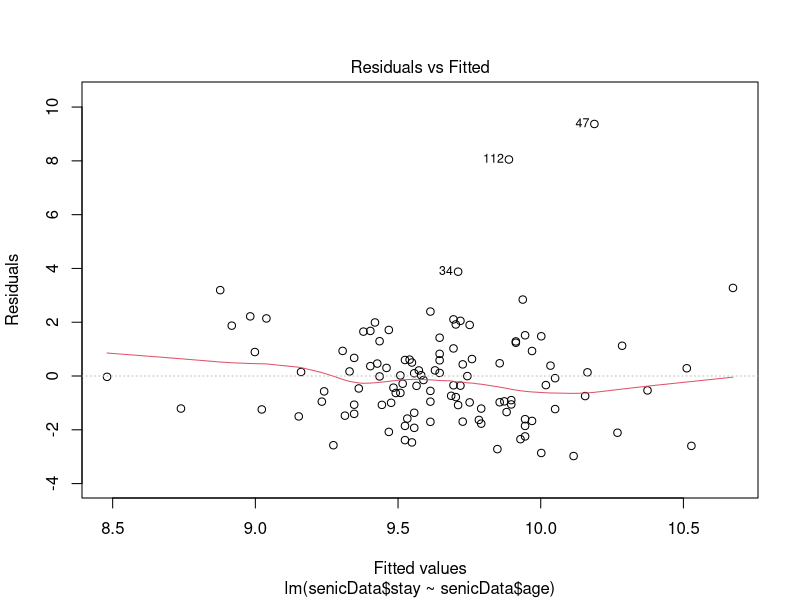
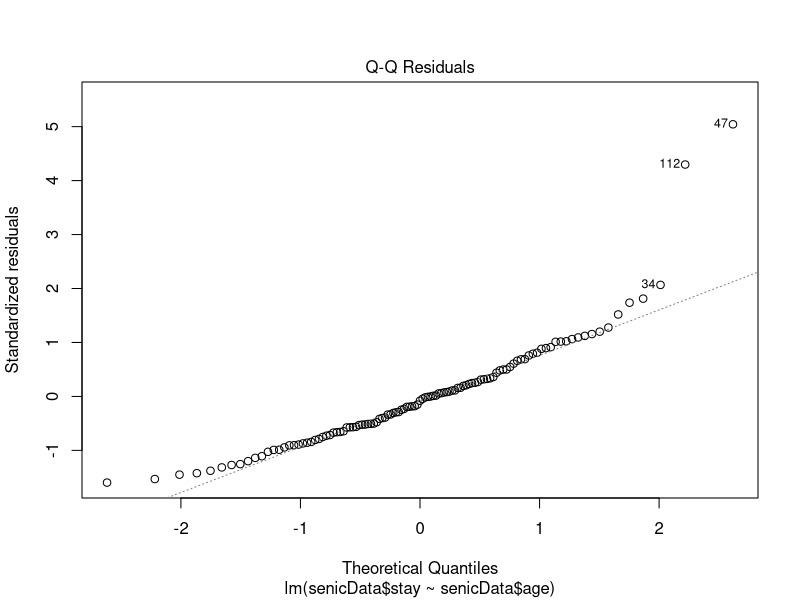
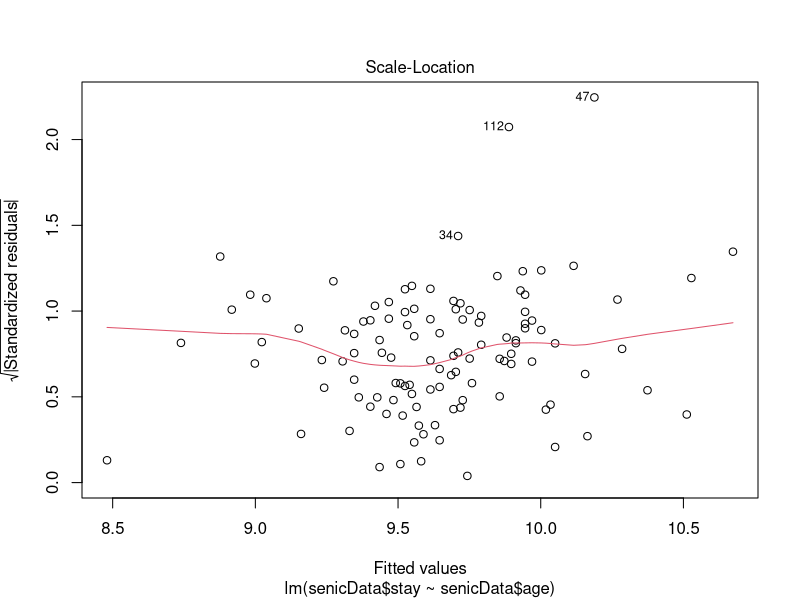
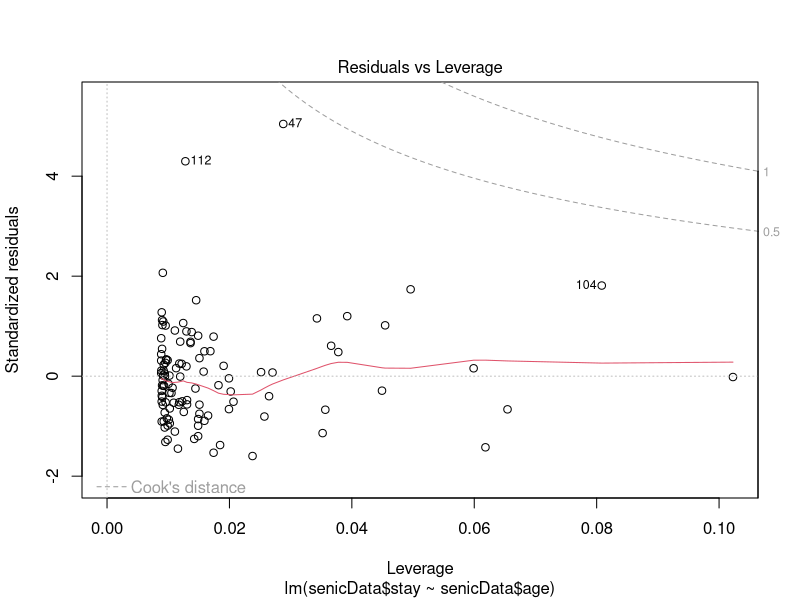
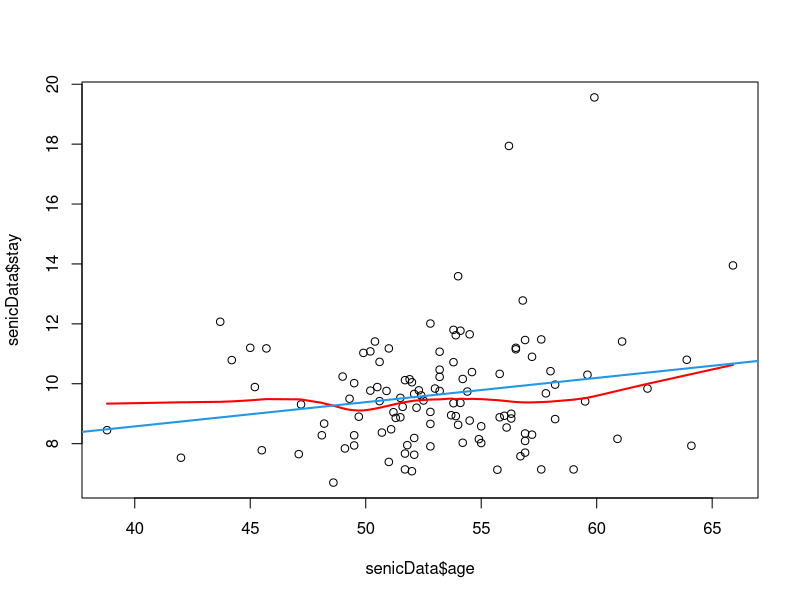
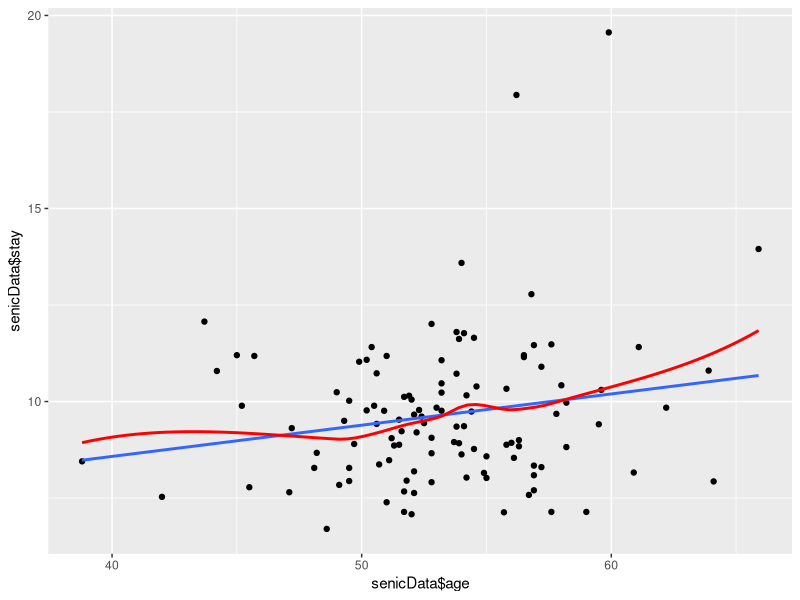
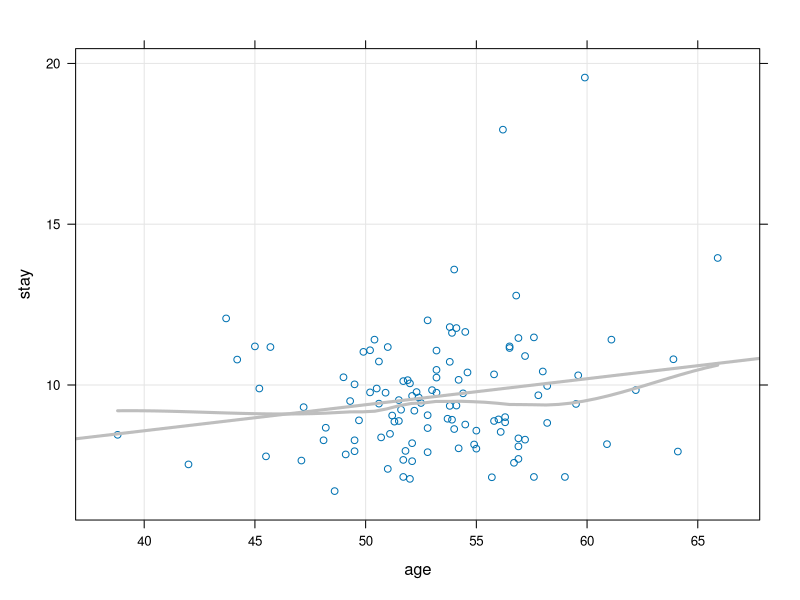
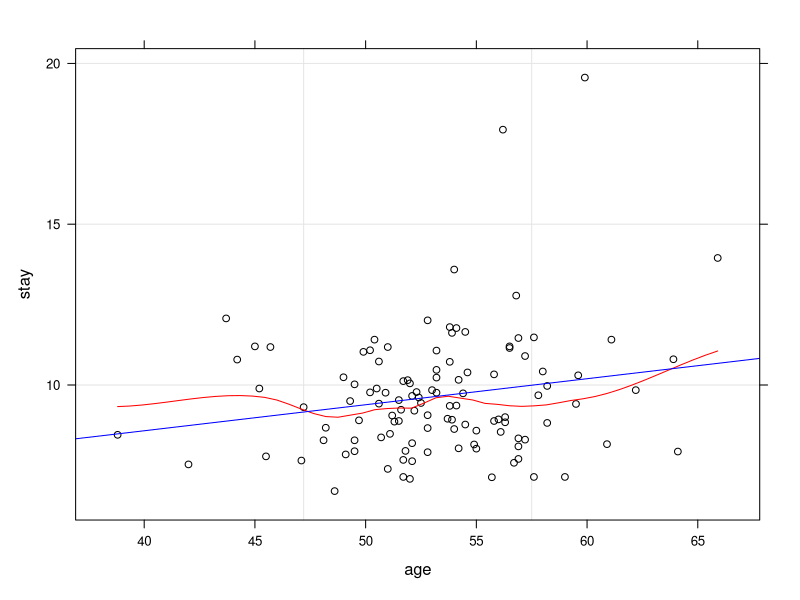

Recreate these plots in R, in order.
###################################################################################""
# PLOTTING IN R -> THE 10 STEPS TO GGPLOT!
###################################################################################""
#
#Stijn Van Hoey
#
#
# thanks to http://chrisladroue.com/extra/ggplot2Intro/introductionGGplot2/
# and other internet sources...
###################################################################################""

setwd(dir='~/githubs/personal_scripts_for_the_road/plots/')

#A priori, get some data and make some a factor
senicData = read.table("./senic.dat", header = T, sep = "")
senicData$region <- as.factor(senicData$region)
senicData$school <- as.factor(senicData$school)

#---------------------------------------------------------------------------
# 1. Default plotting is easy and available for a lot of functions, eg. lm
#---------------------------------------------------------------------------
model1 <- lm(senicData$stay ~ senicData$age)
plot(model1)

#-> graphics package (core R)

# plot of the fit
plot(x = senicData$age , y = senicData$stay)
lines(lowess(senicData$stay ~ senicData$age), lwd = 2, col = "red")
abline(lsfit(senicData$age , senicData$stay), lwd=2, col = 4)

#---------------------------------------------------------------------------
# 2. However, ggplot brings something 'sleek' stuff
#---------------------------------------------------------------------------
library("ggplot2")
qplot(senicData$age, senicData$stay) +
  geom_smooth(method="lm",se=FALSE) +
  geom_smooth(method="loess", color="red", se=FALSE)

#---------------------------------------------------------------------------
# 3. Uhm, I heard of "lattice" package?!?
#---------------------------------------------------------------------------
library("lattice")
xyplot(stay~age, senicData,
       grid = TRUE,
       type = c("p", "r", "smooth"),
       auto.key=list(lines=TRUE), lwd = 3,
       col.line = "grey")

#pfff... same color.. not quick enough understandable solution found;
xyplot(stay~age, senicData,# subset=-12,
       panel = function(x, y) {
         panel.grid(h = -1, v = 2) # -1 align horiz grid to ticks, 2 indicates 2 vertical lines
         panel.xyplot(x, y, col='black')
         panel.loess(x, y, span=0.5, col='red')  # Span is the loess smoothness parameter, default 2/3
         panel.lmline(x, y, col='blue')  # Adds a least squares line
       } )
#looks like nested-mathematica-stuff?!??

#---------------------------------------------------------------------------
# 4. doing + for putting something extra is more intuitive -> ggplot2!
#---------------------------------------------------------------------------
qplot(senicData$age, senicData$stay) +
  geom_smooth(method="lm", se=FALSE) +
  geom_smooth(method="loess", se=FALSE, col = "red") +
  xlab("Age of patient (years)") +
  ylab("Duration of stay (days)") +
  ggtitle("Duration in function of age")

#...except of legends; however you have to get the aes-idea (just in a minute!)
qplot(senicData$age, senicData$stay) +
  geom_smooth(aes(colour="linear fit"), method="lm", se=FALSE) +
  geom_smooth(aes(colour="loess fit"), method="loess", se=FALSE) +
  xlab("Age of patient (years)") +
  ylab("Duration of stay (days)") +
  ggtitle("Duration in function of age") +
  scale_colour_discrete("")

#http://www.noamross.net/blog/2012/10/5/ggplot-introduction.html

#---------------------------------------------------------------------------
# 5. #REMEMBER : Lattice is great in multivariate plotting options!
#---------------------------------------------------------------------------
xyplot(stay~age | region, senicData,
       group = region,
       grid = TRUE,  type = c("p", "smooth"))
#or regression
xyplot(stay~age | region, senicData,
       group = region,
       grid = TRUE,  type = c("p", "r"))
xyplot(stay~age, senicData,
       grid = TRUE,
       group = region, auto.key = list(columns = nlevels(senicData$region)),
       type = c("p", "smooth"), lwd = 3)

#---------------------------------------------------------------------------
# 5. However, ggplot can do that too!
#---------------------------------------------------------------------------
ggplot(senicData, aes(x = age, y = stay, shape = region, color = beds)) + geom_point(size = 5)

# 2 FACTORS CREATED... split it:
ggplot(senicData, aes(x = age, y = stay)) +
  geom_point(size = 2) +
  geom_smooth(method="lm") +
  facet_grid(~region)


ggplot(senicData, aes(x = age, y = stay)) +
         geom_point(size = 2) +
         facet_grid(region~school)

# 2 FACTORS CREATED... regressions, just +...
ggplot(senicData, aes(x = age, y = stay)) +
  geom_point(size = 2) +
  facet_grid(~region) +
  stat_smooth(method = "lm", se = TRUE) +
  scale_y_log10() +
  theme_bw()

#---------------------------------------------------------------------------
# 6. you just used qplot and ggplot...?!? -> OK, some theory!
#---------------------------------------------------------------------------

# The basic concept of a ggplot2 graphic in R is that you combine different elements into layers.

# qplot vs ggplot => qplot is 'quick-plot'; ggplot more generic
# run: ggplot(senicData, aes(x = age, y = stay))
#=> no layers... points need to be added as layer (geom_point)
#and:
qplot(age, data=senicData, geom="histogram")
#vs
ggplot(data=senicData) + geom_histogram(aes(x=age))

#checking ggplot command, we see:

# DATA
#   * The data that you want to plot: For ggplot(), this must be a data frame; eg senicData
#   * A mapping from the data to your plot: This usually is as simple as telling ggplot()
#     what goes on the x-axis and what goes on the y-axis; eg aes(x = age, y = stay);
#     this can be added to the ggplot-object, but also to a specific layer
# LAYERS
#   * A geometric object, or geom in ggplot terminology: The geom defines the overall look of
#     the layer (for example, whether the plot is made up of bars, points, or lines); eg geom_point
#   * A statistical summary, called a stat in ggplot: This describes how you want the data to be
#     summarized (for example, binning for histograms, or smoothing to draw regression lines); stat_smooth
# => if data and aes() in ggplot object, geom_XXX just referring to this data and aes; but can also be specified in layer!
# FACETS
#   * facet_grid
#   * facet_wrap
# SCALES
#   * eg. scale_y_log10()
# THEMES
#   * color scheme to use (white, theme_bw() , or grey, theme_grey(), or...)
# OTHER OPTIONS
#   * eg xlab("..."), ggtitle("..")

#---------------------------------------------------------------------------
# 7. Some initial learning curve details
#---------------------------------------------------------------------------
# A. aesthetics etc...
#-----------------------
#assigning <> setting!! => check following difference
ggplot(data=senicData) + geom_density(aes(x=age, color=school))
ggplot(data=senicData) + geom_density(aes(x=age), color="blue")
#NOT: ggplot(data=senicData) + geom_density(aes(x=age, color="blue")) #not finding factor blue, so just putting 1 ref to blue in legend!

# so, too wrap up,  different levels to use factors (view into multivariate variables):
# 1. color within an aes
# 2. shape witint aes
# 2. size witint aes
# 4. facet_XXX
#eg.
ggplot(senicData, aes(x = age, y = stay, shape = region, color = beds, size = nurses)) +
  geom_point() +
  facet_wrap(~school)
#I'm not saying it makes things more clear...
#...maybe this is already better:
ggplot(senicData, aes(x = age, y = stay, color = beds, size = nurses)) +
  geom_point() +
  facet_grid(region~school) +
  theme_bw()

# B. scale options !!
#-----------------------
#Following two plots are not at all the same outcome
qplot(senicData$age, model1$res^2) +
  geom_smooth(method="lm", se=FALSE) +
  geom_smooth(method="loess",  color="red", se=FALSE) +
  coord_cartesian(ylim=c(0, 10))
qplot(senicData$age, model1$res^2, ylim=c(0, 10)) +
  geom_smooth(method="lm", se=FALSE) +
  geom_smooth(method="loess",  color="red", se=FALSE)
#The second one is partly neglecting the data... luckily R/ggplot warns us for this!

# C. No direct function for qqnorm with line
#----------------------------------------------
#custom function to work on output of linear model:
ggQQ.lm <- function(LM) # argument: a linear model
{
  y <- quantile(LM$resid[!is.na(LM$resid)], c(0.25, 0.75))
  x <- qnorm(c(0.25, 0.75))
  slope <- diff(y)/diff(x)
  int <- y[1L] - slope * x[1L]
  p <- ggplot(LM, aes(sample=.resid)) +
    stat_qq(alpha = 0.5) +
    geom_abline(slope = slope, intercept = int, color="black")

  return(p)
}

#custom function applied:
ggQQ.lm(model1)

# D. Sometimes still third party packages to intall
#----------------------------------------------
#library("quantreg")
#library("Hmisc")

#---------------------------------------------------------------------------
# 8. Going beyond scatterplots and smooth lines
#---------------------------------------------------------------------------
# we have seen scatterplots, histograms, density plots so far.

# add rugs to the density or histogram plot
ggplot(data=senicData, aes(x=nurses, fill=school)) + geom_histogram()  + geom_rug(aes(color=school))
#(make sure you get the aes of the previous plot)

#boxplot:
ggplot(data=senicData, aes(x=region, y=stay)) + geom_boxplot() + theme_bw()

#errorbars on your data:
se=0.4 #normally these are not just a fixed value
ggplot(data=senicData, aes(x=age, y=stay)) + geom_point() + geom_errorbar(aes(ymax = stay + se, ymin=stay - se))

#2D density
ggplot(data=senicData, aes(x=age, y=stay))+ geom_point() + geom_density2d(aes(color=region)) + geom_rug(col="blue")

#AND OTHERS: http://docs.ggplot2.org/current/
# geom_abline  	geom_jitter
# geom_area		geom_line
# geom_bar		geom_linerange
# geom_bin2d		geom_path
# geom_blank		geom_point
# geom_boxplot		geom_pointrange
# geom_contour		geom_polygon
# geom_crossbar		geom_quantile
# geom_density		geom_rect
# geom_density2d		geom_ribbon
# geom_errorbar		geom_rug
# geom_errorbarh		geom_segment
# geom_freqpoly		geom_smooth
# geom_hex		geom_step
# geom_histogram		geom_text
# geom_hline		geom_tile
# geom_vline

## eg, make this work for linear regression outcome:
##
interv.pred <- as.data.frame(predict(model1, interval="prediction"))
interv.conf <- as.data.frame(predict(model1, interval="confidence"))
ggplot(senicData, aes(x=age,y=stay)) +
  geom_ribbon(aes(ymin=interv.pred$lwr,ymax=interv.pred$upr, fill='prediction'), alpha=0.2) +
  geom_ribbon(aes(ymin=interv.conf$lwr,ymax=interv.conf$upr, fill='confidence'), alpha=0.8) +
  geom_smooth(method="lm",se=FALSE,color='black') +
  geom_point() +
  xlab('Age (years)') +
  ylab('Average length of stay of the patients (days)')
##

#geom_XXX and stat_XXX sometimes a bit overlap..
# quantiles of the data:
q10 <- c(0.1,0.9)
ggplot(data=senicData, aes(x=age, y=stay)) + stat_quantile(aes(color=region), quantile=q10) + geom_point()
ggplot(data=senicData, aes(x=age, y=stay)) + geom_quantile(aes(color=region), quantile=q10) + geom_point()

# adding summary satistics...
ggplot(data=senicData, aes(x=region, y=stay))+
  geom_point() +
  stat_summary(fun.data = "mean_cl_boot", colour = "red", lwd=1) #Hmisc package

#---------------------------------------------------------------------------
# 8. Further extensions...
#---------------------------------------------------------------------------
library("GGally")

#SCATTERMATRIX
#for both continuous and discrete variable, you can decide what to place in the upper and lower part:
ggpairs(data=senicData, # data.frame with variables
        columns=c("stay", "age", "risk", "region"),  #, "beds", "census", "nurses"
        upper = list(continuous = "cor"),
        lower = list(continuous = "smooth", discrete = "facetbar"))

ggpairs(data=senicData, # data.frame with variables
        columns=c("stay", "age", "school"),  #, "beds", "census", "nurses"
        upper = list(continuous = "density", discrete = "ratio"),
        lower = list(continuous = "smooth", discrete = "facetbar"),
        color = "region")

plotm <- ggpairs(data=senicData, # data.frame with variables
        columns=c("stay", "age", "school"),  #, "beds", "census", "nurses"
        upper = list(continuous = "density", discrete = "ratio"),
        lower = list(continuous = "smooth", discrete = "facetbar"),
        color = "region")


# one of them custom?
personal_plot <- ggally_text(
  "ggpairs allows you\nto put in your\nown plot.\nLike this one.\n"
)
putPlot(plotm, personal_plot, 1, 3)

library("ggthemes")

ggplot(senicData, aes(x = age, y = stay, color=region)) +
  geom_smooth(aes(colour=region), method='lm') +
  geom_point() + geom_rug() +
  theme_wsj()

#THEMES
#---------
# theme_calc  Theme Calc
# theme_economist	ggplot color theme based on the Economist
# theme_economist_white	ggplot color theme based on the Economist
# theme_excel	ggplot color theme based on old Excel plots  ????!!!???WTF**
# theme_few	Theme based on Few's "Practical Rules for Using Color in Charts"
# theme_foundation	Foundation Theme
# theme_gdocs	Theme with Google Docs Chart defaults
# theme_igray	Inverse gray theme
# theme_solarized	ggplot color themes based on the Solarized palette
# theme_solarized_2	ggplot color themes based on the Solarized palette
# theme_solid	Theme with nothing other than a background color
# theme_stata	Themes based on Stata graph schemes
# theme_tufte	Tufte Maximal Data, Minimal Ink Theme
# theme_wsj	Wall Street Journal theme


#---------------------------------------------------------------------------
# 9. No Python?!?
#---------------------------------------------------------------------------
# GGPLOT IS ALSO AVAILABLE FOR PYTHON => http://ggplot.yhathq.com/
# + ggplot, seaborn, bokeh,...
#
# EXAMPLE TODO


#---------------------------------------------------------------------------
# 10. To conclude:
#---------------------------------------------------------------------------
# IF(!) you have a dataframe like datatable with some factors (multivariate/categorical data)
# => ggplot is really the way to check the data, fit statsitical models, etc...
#...otherwise...just one of the many plot options!

#---------------------------------------------------------------------------
# FINALLY; CODA!
#---------------------------------------------------------------------------
# 1. HORIZON PLOT
# EXAMPLE TODO

# 2. CONCLUDING FIGURE ABOUT HOW TO MAKE DIFFERENCES (slideshow)
# SEARCH FIG!







